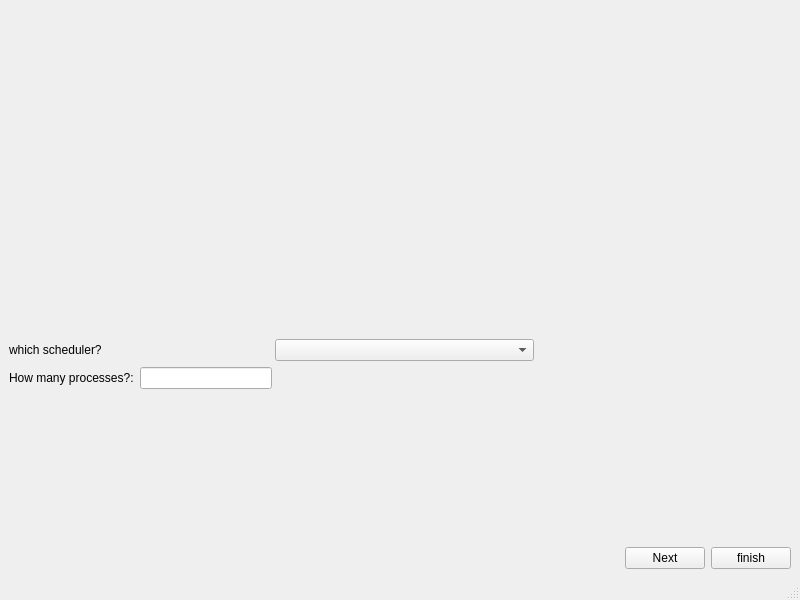
<?xml version="1.0" encoding="UTF-8"?>
<ui version="4.0">
 <class>MAINmainwindow</class>
 <widget class="QMainWindow" name="MAINmainwindow">
  <property name="geometry">
   <rect>
    <x>0</x>
    <y>0</y>
    <width>800</width>
    <height>600</height>
   </rect>
  </property>
  <property name="windowTitle">
   <string>CPU Scheduler</string>
  </property>
  <widget class="QWidget" name="centralwidget">
   <layout class="QGridLayout" name="gridLayout">
    <item row="1" column="1">
     <layout class="QGridLayout" name="gridLayout_2">
      <item row="7" column="2">
       <spacer name="horizontalSpacer_2">
        <property name="orientation">
         <enum>Qt::Orientation::Horizontal</enum>
        </property>
        <property name="sizeType">
         <enum>QSizePolicy::Policy::Expanding</enum>
        </property>
        <property name="sizeHint" stdset="0">
         <size>
          <width>40</width>
          <height>20</height>
         </size>
        </property>
       </spacer>
      </item>
      <item row="5" column="0" colspan="3">
       <layout class="QHBoxLayout" name="horizontalLayout_3">
        <item>
         <widget class="QLabel" name="label">
          <property name="text">
           <string>which scheduler?</string>
          </property>
         </widget>
        </item>
        <item>
         <widget class="QComboBox" name="comboBox"/>
        </item>
       </layout>
      </item>
      <item row="0" column="2">
       <spacer name="verticalSpacer">
        <property name="orientation">
         <enum>Qt::Orientation::Vertical</enum>
        </property>
        <property name="sizeHint" stdset="0">
         <size>
          <width>20</width>
          <height>40</height>
         </size>
        </property>
       </spacer>
      </item>
      <item row="7" column="0" colspan="2">
       <layout class="QHBoxLayout" name="horizontalLayout">
        <item>
         <widget class="QLabel" name="label2">
          <property name="text">
           <string>How many processes?:</string>
          </property>
         </widget>
        </item>
        <item>
         <widget class="QLineEdit" name="nbprocesses"/>
        </item>
       </layout>
      </item>
      <item row="5" column="3">
       <spacer name="horizontalSpacer_3">
        <property name="orientation">
         <enum>Qt::Orientation::Horizontal</enum>
        </property>
        <property name="sizeType">
         <enum>QSizePolicy::Policy::Preferred</enum>
        </property>
        <property name="sizeHint" stdset="0">
         <size>
          <width>40</width>
          <height>20</height>
         </size>
        </property>
       </spacer>
      </item>
      <item row="8" column="2">
       <spacer name="verticalSpacer_3">
        <property name="orientation">
         <enum>Qt::Orientation::Vertical</enum>
        </property>
        <property name="sizeHint" stdset="0">
         <size>
          <width>20</width>
          <height>40</height>
         </size>
        </property>
       </spacer>
      </item>
      <item row="7" column="3">
       <spacer name="horizontalSpacer_6">
        <property name="orientation">
         <enum>Qt::Orientation::Horizontal</enum>
        </property>
        <property name="sizeHint" stdset="0">
         <size>
          <width>40</width>
          <height>20</height>
         </size>
        </property>
       </spacer>
      </item>
      <item row="3" column="2">
       <spacer name="verticalSpacer_2">
        <property name="orientation">
         <enum>Qt::Orientation::Vertical</enum>
        </property>
        <property name="sizeHint" stdset="0">
         <size>
          <width>20</width>
          <height>40</height>
         </size>
        </property>
       </spacer>
      </item>
      <item row="1" column="2">
       <widget class="QLabel" name="labelpic">
        <property name="autoFillBackground">
         <bool>false</bool>
        </property>
        <property name="frameShape">
         <enum>QFrame::Shape::NoFrame</enum>
        </property>
        <property name="text">
         <string/>
        </property>
        <property name="textFormat">
         <enum>Qt::TextFormat::PlainText</enum>
        </property>
        <property name="scaledContents">
         <bool>false</bool>
        </property>
       </widget>
      </item>
      <item row="1" column="3">
       <spacer name="horizontalSpacer_5">
        <property name="orientation">
         <enum>Qt::Orientation::Horizontal</enum>
        </property>
        <property name="sizeHint" stdset="0">
         <size>
          <width>40</width>
          <height>20</height>
         </size>
        </property>
       </spacer>
      </item>
      <item row="1" column="1">
       <spacer name="horizontalSpacer_4">
        <property name="orientation">
         <enum>Qt::Orientation::Horizontal</enum>
        </property>
        <property name="sizeHint" stdset="0">
         <size>
          <width>40</width>
          <height>20</height>
         </size>
        </property>
       </spacer>
      </item>
     </layout>
    </item>
    <item row="2" column="1">
     <layout class="QHBoxLayout" name="horizontalLayout_2">
      <item>
       <spacer name="horizontalSpacer">
        <property name="orientation">
         <enum>Qt::Orientation::Horizontal</enum>
        </property>
        <property name="sizeHint" stdset="0">
         <size>
          <width>40</width>
          <height>20</height>
         </size>
        </property>
       </spacer>
      </item>
      <item>
       <widget class="QPushButton" name="Next">
        <property name="text">
         <string>Next</string>
        </property>
       </widget>
      </item>
      <item>
       <widget class="QPushButton" name="finish">
        <property name="text">
         <string>finish</string>
        </property>
       </widget>
      </item>
     </layout>
    </item>
   </layout>
  </widget>
  <widget class="QMenuBar" name="menubar">
   <property name="geometry">
    <rect>
     <x>0</x>
     <y>0</y>
     <width>800</width>
     <height>25</height>
    </rect>
   </property>
  </widget>
  <widget class="QStatusBar" name="statusbar"/>
 </widget>
 <tabstops>
  <tabstop>nbprocesses</tabstop>
 </tabstops>
 <resources/>
 <connections/>
</ui>
